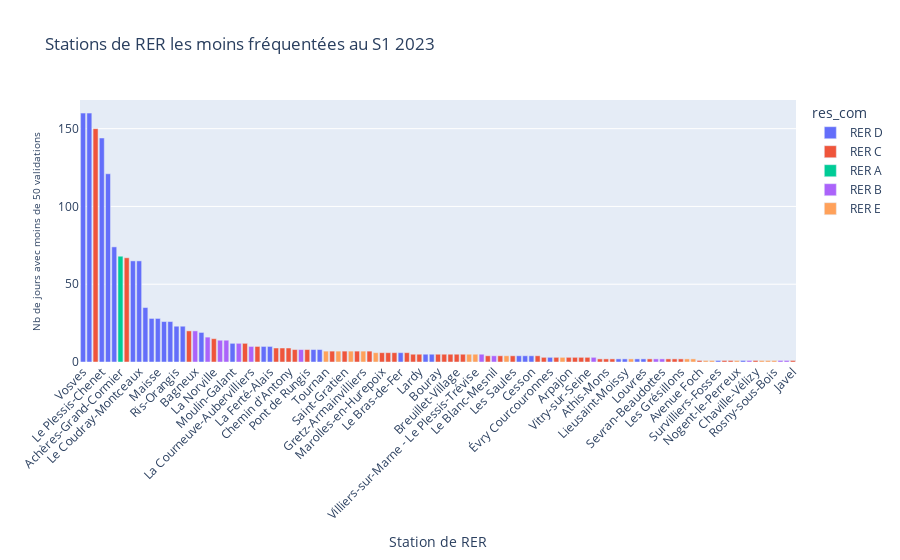

Source (notebook cell):
### Code cell
import plotly.express as px

# Trier le DataFrame par 'Nb de jours avec moins de 50 validations' en ordre décroissant
df_sorted = df2.sort_values(by='Nb de jours avec moins de 50 validations', ascending=False)

# Créer un graphique en barres interactif avec des couleurs conditionnelles
fig = px.bar(df_sorted, x='Station de RER', y='Nb de jours avec moins de 50 validations', color='res_com',
             title='Stations de RER les moins fréquentées au S1 2023',
             category_orders={"Station de RER": df_sorted['Station de RER'].tolist()})  # Définir l'ordre des catégories

# Personnaliser le graphique
fig.update_layout(xaxis_tickangle=-45)
fig.update_yaxes(title_font=dict(size=10))

# Afficher le graphique
fig.show()

### Figure 1 — Plotly figure (JSON) as saved in the notebook; plotly's stock layout.template omitted (floating-point values rounded to 4 significant figures)
{"data": [{"alignmentgroup": "True", "hovertemplate": "res_com=RER D<br>Station de RER=%{x}<br>Nb de jours avec moins de 50 validations=%{y}<extra></extra>", "legendgroup": "RER D", "marker": {"color": "#636efa", "pattern": {"shape": ""}}, "name": "RER D", "offsetgroup": "RER D", "orientation": "v", "showlegend": true, "textposition": "auto", "type": "bar", "x": ["Vosves", "Boigneville", "Le Plessis-Chenet", "Buno-Gironville", "Saint-Fargeau", "Boissise-le-Roi", "Le Coudray-Montceaux", "Villabé", "Grand-Bourg", "Maisse", "Essonnes-Robinson", "Ponthierry-Pringy", "Ris-Orangis", "Évry", "Boutigny", "Moulin-Galant", "Mennecy", "La Ferté-Alais", "Les Noues", "Ballancourt", "Le Bras-de-Fer", "Grigny-Centre", "Villeneuve-Triage", "Orangis-Bois de l'Epine", "Le Mée", "Cesson", "Évry Courcouronnes", "Le Vert-de-Maisons", "Lieusaint-Moissy", "Stade de France-Saint-Denis", "Louvres", "Survilliers-Fosses", "Créteil Pompadour"], "xaxis": "x", "y": [160, 160, 144, 121, 74, 65, 65, 35, 28, 28, 26, 26, 23, 23, 19, 12, 10, 10, 8, 8, 6, 5, 5, 4, 4, 4, 3, 2, 2, 2, 2, 1, 1], "yaxis": "y"}, {"alignmentgroup": "True", "hovertemplate": "res_com=RER C<br>Station de RER=%{x}<br>Nb de jours avec moins de 50 validations=%{y}<extra></extra>", "legendgroup": "RER C", "marker": {"color": "#EF553B", "pattern": {"shape": ""}}, "name": "RER C", "offsetgroup": "RER C", "orientation": "v", "showlegend": true, "textposition": "auto", "type": "bar", "x": ["Sermaise", "Dourdan-la-Forêt", "Chamarande", "La Norville", "Versailles Château", "Rungis-La Fraternelle", "Épinay-sur-Orge", "Sainte-Geneviève-des-Bois", "Chemin d'Antony", "Saint-Michel-sur-Orge", "Pont de Rungis", "Breuillet", "Saint-Gratien", "Boulainvilliers", "Égly", "Marolles-en-Hurepoix", "Saint-Chéron", "Savigny-sur-Orge", "Gennevilliers", "Issy", "Lardy", "Bouray", "Étréchy", "Saint-Martin-d'Étampes", "Breuillet-Village", "Saint-Ouen", "Pont du Garigliano", "Musée d'Orsay", "Les Saules", "Les Ardoines", "Issy-Val-de-Seine", "Champ de Mars", "Arpajon", "Orly Ville", "Ivry-sur-Seine", "Vitry-sur-Seine", "Villeneuve-le-Roi", "Athis-Mons", "Avenue Henri Martin", "Avenue du Président Kennedy", "Étampes", "Dourdan", "Les Grésillons", "Avenue Foch", "Choisy-le-Roi", "Ablon", "Chaville-Vélizy", "Javel"], "xaxis": "x", "y": [150, 67, 20, 15, 12, 10, 9, 9, 9, 8, 8, 7, 7, 7, 7, 6, 6, 6, 6, 5, 5, 5, 5, 5, 5, 5, 4, 4, 4, 4, 3, 3, 3, 3, 3, 3, 2, 2, 2, 2, 2, 2, 2, 1, 1, 1, 1, 1], "yaxis": "y"}, {"alignmentgroup": "True", "hovertemplate": "res_com=RER A<br>Station de RER=%{x}<br>Nb de jours avec moins de 50 validations=%{y}<extra></extra>", "legendgroup": "RER A", "marker": {"color": "#00cc96", "pattern": {"shape": ""}}, "name": "RER A", "offsetgroup": "RER A", "orientation": "v", "showlegend": true, "textposition": "auto", "type": "bar", "x": ["Achères-Grand-Cormier"], "xaxis": "x", "y": [68], "yaxis": "y"}, {"alignmentgroup": "True", "hovertemplate": "res_com=RER B<br>Station de RER=%{x}<br>Nb de jours avec moins de 50 validations=%{y}<extra></extra>", "legendgroup": "RER B", "marker": {"color": "#ab63fa", "pattern": {"shape": ""}}, "name": "RER B", "offsetgroup": "RER B", "orientation": "v", "showlegend": true, "textposition": "auto", "type": "bar", "x": ["Bagneux", "Villeparisis-Mitry-le-Neuf", "Vert-Galant", "Sevran-Livry", "La Plaine-Stade de France", "La Courneuve-Aubervilliers", "Drancy", "Mitry-Claye", "Le Blanc-Mesnil", "Les Baconnets", "Aéroport Charles De Gaulle 2-TGV", "Sevran-Beaudottes", "Parc des Expositions", "Aéroport Charles De Gaulle 1", "Villepinte"], "xaxis": "x", "y": [20, 16, 14, 14, 12, 10, 8, 5, 4, 3, 2, 2, 1, 1, 1], "yaxis": "y"}, {"alignmentgroup": "True", "hovertemplate": "res_com=RER E<br>Station de RER=%{x}<br>Nb de jours avec moins de 50 validations=%{y}<extra></extra>", "legendgroup": "RER E", "marker": {"color": "#FFA15A", "pattern": {"shape": ""}}, "name": "RER E", "offsetgroup": "RER E", "orientation": "v", "showlegend": true, "textposition": "auto", "type": "bar", "x": ["Tournan", "Les Yvris-Noisy-le-Grand", "Pantin", "Gretz-Armainvilliers", "Ozoir-la-Ferrière", "Les Boullereaux-Champigny", "Villiers-sur-Marne - Le Plessis-Trévise", "Émerainville-Pontault-Combault", "Roissy-en-Brie", "Noisy-le-Sec", "Le Raincy-Villemomble-Montfermeil", "Rosa Parks", "Le Chénay-Gagny", "Rosny-Bois-Perrier", "Nogent-le-Perreux", "Chelles-Gournay", "Gagny", "Rosny-sous-Bois"], "xaxis": "x", "y": [7, 7, 7, 7, 6, 5, 5, 4, 3, 2, 2, 2, 1, 1, 1, 1, 1, 1], "yaxis": "y"}], "layout": {"autosize": true, "barmode": "relative", "legend": {"title": {"text": "res_com"}, "tracegroupgap": 0}, "title": {"text": "Stations de RER les moins fréquentées au S1 2023"}, "xaxis": {"anchor": "y", "autorange": true, "categoryarray": ["Vosves", "Boigneville", "Sermaise", "Le Plessis-Chenet", "Buno-Gironville", "Saint-Fargeau", "Achères-Grand-Cormier", "Dourdan-la-Forêt", "Boissise-le-Roi", "Le Coudray-Montceaux", "Villabé", "Grand-Bourg", "Maisse", "Essonnes-Robinson", "Ponthierry-Pringy", "Ris-Orangis", "Évry", "Chamarande", "Bagneux", "Boutigny", "Villeparisis-Mitry-le-Neuf", "La Norville", "Vert-Galant", "Sevran-Livry", "Moulin-Galant", "La Plaine-Stade de France", "Versailles Château", "La Courneuve-Aubervilliers", "Rungis-La Fraternelle", "Mennecy", "La Ferté-Alais", "Épinay-sur-Orge", "Sainte-Geneviève-des-Bois", "Chemin d'Antony", "Saint-Michel-sur-Orge", "Drancy", "Pont de Rungis", "Les Noues", "Ballancourt", "Tournan", "Breuillet", "Les Yvris-Noisy-le-Grand", "Saint-Gratien", "Pantin", "Boulainvilliers", "Gretz-Armainvilliers", "Égly", "Ozoir-la-Ferrière", "Marolles-en-Hurepoix", "Saint-Chéron", "Savigny-sur-Orge", "Le Bras-de-Fer", "Gennevilliers", "Issy", "Lardy", "Grigny-Centre", "Villeneuve-Triage", "Bouray", "Étréchy", "Saint-Martin-d'Étampes", "Breuillet-Village", "Saint-Ouen", "Les Boullereaux-Champigny", "Villiers-sur-Marne - Le Plessis-Trévise", "Mitry-Claye", "Pont du Garigliano", "Le Blanc-Mesnil", "Musée d'Orsay", "Émerainville-Pontault-Combault", "Les Saules", "Orangis-Bois de l'Epine", "Le Mée", "Cesson", "Les Ardoines", "Issy-Val-de-Seine", "Évry Courcouronnes", "Champ de Mars", "Roissy-en-Brie", "Arpajon", "Orly Ville", "Ivry-sur-Seine", "Vitry-sur-Seine", "Les Baconnets", "Villeneuve-le-Roi", "Athis-Mons", "Avenue Henri Martin", "Le Vert-de-Maisons", "Lieusaint-Moissy", "Noisy-le-Sec", "Stade de France-Saint-Denis", "Louvres", "Avenue du Président Kennedy", "Aéroport Charles De Gaulle 2-TGV", "Sevran-Beaudottes", "Étampes", "Dourdan", "Les Grésillons", "Le Raincy-Villemomble-Montfermeil", "Rosa Parks", "Avenue Foch", "Le Chénay-Gagny", "Rosny-Bois-Perrier", "Survilliers-Fosses", "Choisy-le-Roi", "Ablon", "Nogent-le-Perreux", "Créteil Pompadour", "Parc des Expositions", "Chaville-Vélizy", "Chelles-Gournay", "Gagny", "Rosny-sous-Bois", "Aéroport Charles De Gaulle 1", "Villepinte", "Javel"], "categoryorder": "array", "domain": [0, 1], "range": [-0.5, 114.5], "tickangle": -45, "title": {"text": "Station de RER"}, "type": "category"}, "yaxis": {"anchor": "x", "autorange": true, "domain": [0, 1], "range": [0, 168.4], "title": {"font": {"size": 10}, "text": "Nb de jours avec moins de 50 validations"}, "type": "linear"}}}
